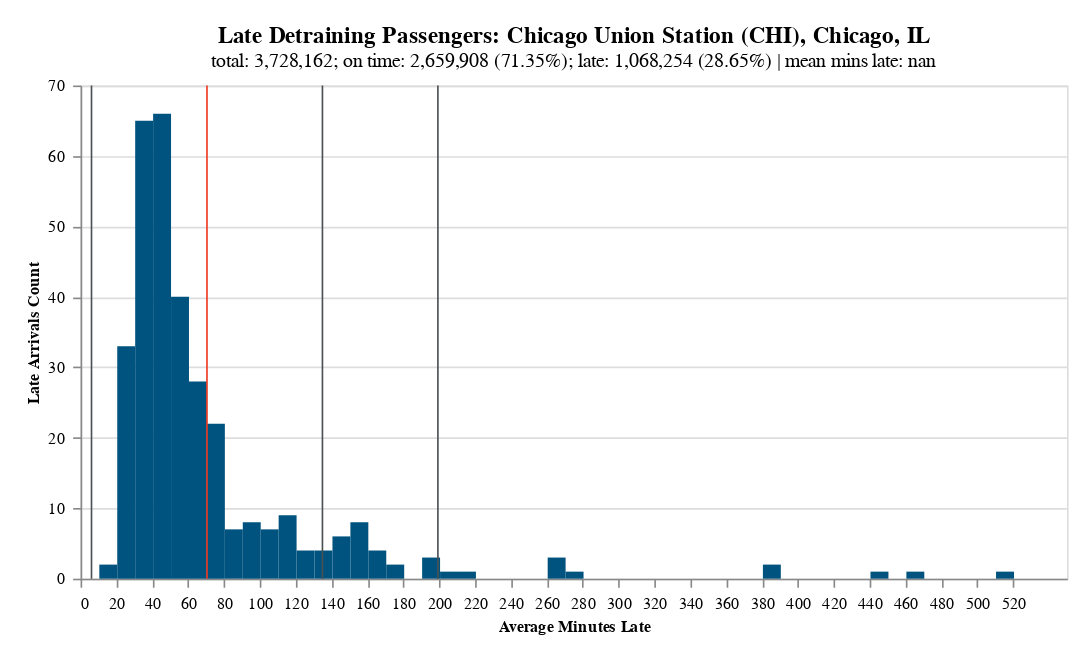

The notebook cell this image was saved under:
### Markdown cell above
#### 3.11.2 Generate the histogram

### Code cell
# Chart title
title_txt = f"Late Detraining Passengers: {STNS['chi']}"
title = ttl.format_title(chi_stats, title_txt)

# Tooltips
tooltip_config = [
    {"shorthand": "bin_center:Q", "title": "Average Minutes Late", "format": None},
    {"shorthand": "count:Q", "title": "Late Arrivals Count", "format": None},
]

# Create and display the histogram
chart = hst.create_histogram(
    frame=chrt_data,
    x_shorthand="bin_center:Q",
    x_title="Average Minutes Late",
    y_shorthand="count:Q",
    y_title="Late Arrivals Count",
    y_stack=False,
    line_shorthand="Avg Min Late:Q",
    mu=mu,
    sigma=sigma,
    num_bins=num_bins,
    bin_width=bin_width,
    x_tick_count_max=max_val_ceil,
    bar_color=COLORS["amtk_blue"],
    mu_color=COLORS["amtk_red"],
    sigma_color=COLORS["anth_gray"],
    tooltip_config=tooltip_config,
    title=title,
)
chart.display()

### Figure 1 — Vega-Lite specification as saved in the notebook (floating-point values rounded to 4 significant figures)
{"config": {"view": {"continuousWidth": 300, "continuousHeight": 300}}, "layer": [{"data": {"name": "data-455bc2eb75b4d892090d21516d397613"}, "mark": {"type": "bar", "binSpacing": 0, "color": "#00537e", "opacity": 1}, "encoding": {"tooltip": [{"field": "bin_center", "title": "Average Minutes Late", "type": "quantitative"}, {"field": "count", "title": "Late Arrivals Count", "type": "quantitative"}], "x": {"axis": {"labelAngle": 0, "labelFontWeight": "normal", "labelPadding": 5, "tickCount": 51, "title": "Average Minutes Late", "titleFontSize": 10, "titleFontWeight": "bold", "values": [0, 5, 10, 15, 20, 25, 30, 35, 40, 45, 50, 55, 60, 65, 70, 75, 80, 85, 90, 95, 100, 105, 110, 115, 120, 125, 130, 135, 140, 145, 150, 155, 160, 165, 170, 175, 180, 185, 190, 195, 200, 205, 210, 215, 220, 225, 230, 235, 240, 245, 250, 255, 260, 265, 270, 275, 280, 285, 290, 295, 300, 305, 310, 315, 320, 325, 330, 335, 340, 345, 350, 355, 360, 365, 370, 375, 380, 385, 390, 395, 400, 405, 410, 415, 420, 425, 430, 435, 440, 445, 450, 455, 460, 465, 470, 475, 480, 485, 490, 495, 500, 505, 510, 515, 520, 525, 530]}, "bin": {"maxbins": 51, "step": 10}, "field": "bin_center", "scale": {"domain": [0, 520.0]}, "type": "quantitative"}, "y": {"axis": {"grid": true, "labelAngle": 0, "labelFontWeight": "normal", "labelPadding": 5, "title": "Late Arrivals Count", "titleFontSize": 10, "titleFontWeight": "bold"}, "field": "count", "stack": false, "type": "quantitative"}}}, {"data": {"name": "data-b3df8bd452cff174d777f3f14e43e7e6"}, "mark": {"type": "rule", "color": "#ef3824"}, "encoding": {"x": {"field": "Avg Min Late", "type": "quantitative"}}}, {"data": {"name": "data-f8fb174d31f48f7bd90263f7175e8562"}, "mark": {"type": "rule", "color": "#495153"}, "encoding": {"x": {"field": "Avg Min Late", "type": "quantitative"}}}, {"data": {"name": "data-fce8097b8ab45060ea670dbd6ccfded9"}, "mark": {"type": "rule", "color": "#495153"}, "encoding": {"x": {"field": "Avg Min Late", "type": "quantitative"}}}], "height": 300, "padding": 15, "title": {"text": ["Late Detraining Passengers: Chicago Union Station (CHI), Chicago, IL"], "subtitle": "total: 3,728,162; on time: 2,659,908 (71.35%); late: 1,068,254 (28.65%) | mean mins late: nan", "anchor": "middle", "fontSize": 14, "subtitleFontSize": 12}, "width": 600, "$schema": "https://vega.github.io/schema/vega-lite/v5.20.1.json", "datasets": {"data-455bc2eb75b4d892090d21516d397613": [{"bin": 0, "count": 2, "bin_start": 10.0, "bin_end": 25.0, "bin_center": 17.5}, {"bin": 1, "count": 33, "bin_start": 20.0, "bin_end": 35.0, "bin_center": 27.5}, {"bin": 2, "count": 65, "bin_start": 30.0, "bin_end": 45.0, "bin_center": 37.5}, {"bin": 3, "count": 66, "bin_start": 40.0, "bin_end": 55.0, "bin_center": 47.5}, {"bin": 4, "count": 40, "bin_start": 50.0, "bin_end": 65.0, "bin_center": 57.5}, {"bin": 5, "count": 28, "bin_start": 60.0, "bin_end": 75.0, "bin_center": 67.5}, {"bin": 6, "count": 22, "bin_start": 70.0, "bin_end": 85.0, "bin_center": 77.5}, {"bin": 7, "count": 7, "bin_start": 80.0, "bin_end": 95.0, "bin_center": 87.5}, {"bin": 8, "count": 8, "bin_start": 90.0, "bin_end": 105.0, "bin_center": 97.5}, {"bin": 9, "count": 7, "bin_start": 100.0, "bin_end": 115.0, "bin_center": 107.5}, {"bin": 10, "count": 9, "bin_start": 110.0, "bin_end": 125.0, "bin_center": 117.5}, {"bin": 11, "count": 4, "bin_start": 120.0, "bin_end": 135.0, "bin_center": 127.5}, {"bin": 12, "count": 4, "bin_start": 130.0, "bin_end": 145.0, "bin_center": 137.5}, {"bin": 13, "count": 6, "bin_start": 140.0, "bin_end": 155.0, "bin_center": 147.5}, {"bin": 14, "count": 8, "bin_start": 150.0, "bin_end": 165.0, "bin_center": 157.5}, {"bin": 15, "count": 4, "bin_start": 160.0, "bin_end": 175.0, "bin_center": 167.5}, {"bin": 16, "count": 2, "bin_start": 170.0, "bin_end": 185.0, "bin_center": 177.5}, {"bin": 18, "count": 3, "bin_start": 190.0, "bin_end": 205.0, "bin_center": 197.5}, {"bin": 19, "count": 1, "bin_start": 200.0, "bin_end": 215.0, "bin_center": 207.5}, {"bin": 20, "count": 1, "bin_start": 210.0, "bin_end": 225.0, "bin_center": 217.5}, {"bin": 25, "count": 3, "bin_start": 260.0, "bin_end": 275.0, "bin_center": 267.5}, {"bin": 26, "count": 1, "bin_start": 270.0, "bin_end": 285.0, "bin_center": 277.5}, {"bin": 37, "count": 2, "bin_start": 380.0, "bin_end": 395.0, "bin_center": 387.5}, {"bin": 43, "count": 1, "bin_start": 440.0, "bin_end": 455.0, "bin_center": 447.5}, {"bin": 45, "count": 1, "bin_start": 460.0, "bin_end": 475.0, "bin_center": 467.5}, {"bin": 50, "count": 1, "bin_start": 510.0, "bin_end": 525.0, "bin_center": 517.5}], "data-b3df8bd452cff174d777f3f14e43e7e6": [{"Avg Min Late": 70.49}], "data-f8fb174d31f48f7bd90263f7175e8562": [{"Avg Min Late": 134.9}, {"Avg Min Late": 6.108}], "data-fce8097b8ab45060ea670dbd6ccfded9": [{"Avg Min Late": 199.3}]}}
